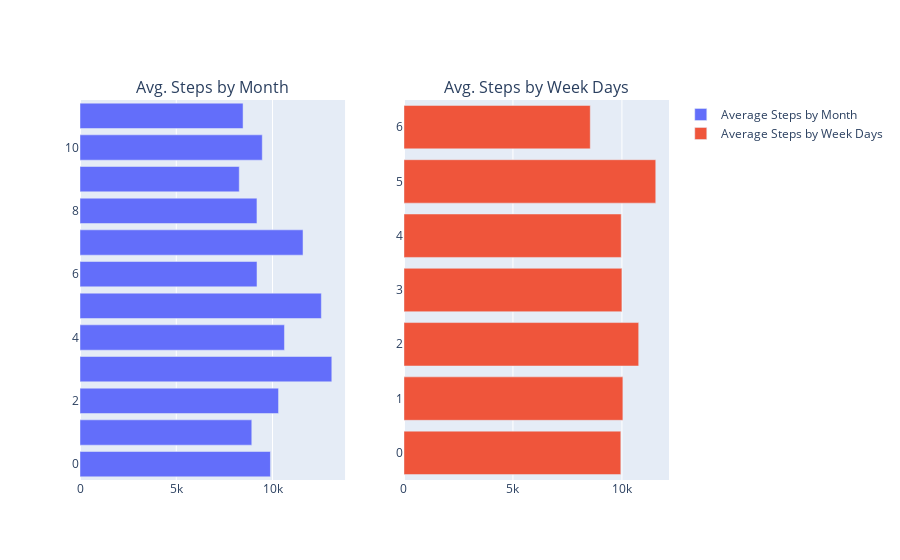

The code cell stored with this chart in its notebook:
### Markdown cell above
#### From the Fitbit data, we want to visually understand:

How the average number of steps change by month. Use the appropriate visualization to show the median steps by month. Is Fitbitter more active on weekend or workdays? All plots must be in the same jupyter notebook cell.

**Hints**:

* Use Months_encoded and Week_or Weekend columns.
* Use matplolib.pyplot object oriented API.
* Set your size figure to 12,4
* Explore plt.sca
* Explore plt.xticks
* Save your figures in a folder called `figures` in your repo.

### Code cell
# MEDIAN STEPS BY MONTH_ENCODED
# your code here

average_steps_month = fitbit_db.groupby("Months_encoded")["Steps"].mean()
average_steps_month.name = "Average Steps by Month"
average_steps_month = average_steps_month.reset_index()

average_steps_week = fitbit_db.groupby("Days_encoded")["Steps"].mean()
average_steps_week.name = "Average Steps by Week Days"
average_steps_week = average_steps_week.reset_index()

# MEDIAN STEPS BY WORK_OR_WEEKEND
# your code here

fig = make_subplots(rows=1, cols=2, subplot_titles=("Avg. Steps by Month", "Avg. Steps by Week Days"))
fig.add_trace(go.Bar(x=average_steps_month["Average Steps by Month"], name="Average Steps by Month"), row=1, col=1)
fig.add_trace(go.Bar(x=average_steps_week["Average Steps by Week Days"], name="Average Steps by Week Days"), row=1, col=2)

#avg steps is higher on saturday but decreses on sunday. stays arround 10k during weeke days

### Figure 1 — Plotly figure (JSON) as saved in the notebook; plotly's stock layout.template omitted (floating-point values rounded to 4 significant figures)
{"data": [{"name": "Average Steps by Month", "type": "bar", "x": [9892.0, 8923.0, 10310.0, 13080.0, 10620.0, 12540.0, 9193.0, 11580.0, 9191.0, 8272.0, 9467.0, 8470.0], "xaxis": "x", "yaxis": "y"}, {"name": "Average Steps by Week Days", "type": "bar", "x": [9950.0, 10040.0, 10770.0, 10000.0, 9967.0, 11550.0, 8548.0], "xaxis": "x2", "yaxis": "y2"}], "layout": {"annotations": [{"font": {"size": 16}, "showarrow": false, "text": "Avg. Steps by Month", "x": 0.225, "xanchor": "center", "xref": "paper", "y": 1, "yanchor": "bottom", "yref": "paper"}, {"font": {"size": 16}, "showarrow": false, "text": "Avg. Steps by Week Days", "x": 0.775, "xanchor": "center", "xref": "paper", "y": 1, "yanchor": "bottom", "yref": "paper"}], "xaxis": {"anchor": "y", "domain": [0, 0.45]}, "xaxis2": {"anchor": "y2", "domain": [0.55, 1]}, "yaxis": {"anchor": "x", "domain": [0, 1]}, "yaxis2": {"anchor": "x2", "domain": [0, 1]}}}
